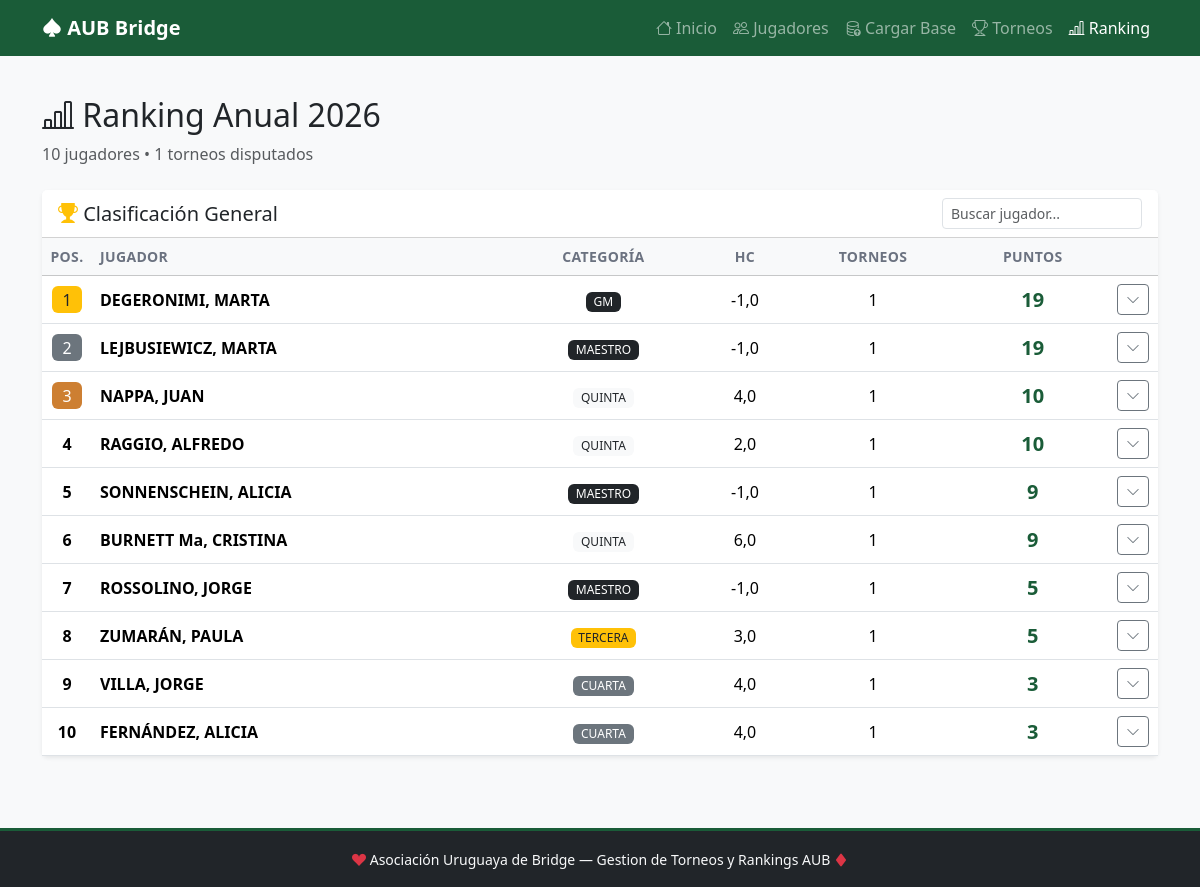
The page /ranking/ on the database its author committed.
### bridge/models.py (models this page shows, shortened)
class Jugador(models.Model):
    nombre = models.CharField(max_length=100)
    apellido = models.CharField(max_length=100)
    handicap = models.FloatField(default=0)
    puntos = models.FloatField(null=True, blank=True, default=0)
    cn_totales = models.IntegerField(null=True, blank=True, default=0)
    categoria = models.CharField(max_length=50, null=True, blank=True, default='')
    activo = models.BooleanField(default=True)
    created_at = models.DateTimeField(auto_now_add=True)
    class Meta:
        db_table = 'jugadores'
        ordering = ['apellido', 'nombre']

### bridge/views.py (the view)
# urls.py: path('ranking/', views.ranking, name='ranking'),
def ranking(request, anio=None):
    if anio is None:
        anio = date.today().year
    anios_disponibles = list(
        Torneo.objects.annotate(anio=ExtractYear('fecha'))
        .values_list('anio', flat=True)
        .distinct()
        .order_by('-anio')
    )
    if anio not in anios_disponibles and anios_disponibles:
        anio = anios_disponibles[0]
    torneos_anio = Torneo.objects.filter(
        fecha__year=anio,
        estado='equilibrado',
    ).order_by('-fecha')
    puntos_jugador = {}
    for torneo in torneos_anio:
        for pareja in torneo.parejas.all():
            if not pareja.puntos_ranking or pareja.puntos_ranking <= 0:
                continue
            pts = pareja.puntos_ranking
            tipo_label = TIPOS_TORNEO.get(torneo.tipo, torneo.tipo or '')
            for jugador in [pareja.jugador1, pareja.jugador2]:
                if jugador.id not in puntos_jugador:
                    puntos_jugador[jugador.id] = {
                        'jugador': jugador,
                        'puntos_total': 0,
                        'torneos_jugados': 0,
                        'detalle': [],
                    }
                puntos_jugador[jugador.id]['puntos_total'] += pts
                puntos_jugador[jugador.id]['torneos_jugados'] += 1
                puntos_jugador[jugador.id]['detalle'].append({
                    'torneo': torneo.nombre,
                    'fecha': torneo.fecha,
                    'tipo': tipo_label,
                    'posicion': pareja.posicion_final,
                    'direccion': pareja.direccion,
                    'puntos': pts,
                })
    ranking_list = sorted(
        puntos_jugador.values(),
        key=lambda x: x['puntos_total'],
        reverse=True,
    )
    return render(request, 'ranking.html', {
        'ranking': ranking_list,
        'anio': anio,
        'anios_disponibles': anios_disponibles,
        'total_torneos': len(torneos_anio),
    })

### templates/ranking.html (shortened to what this page needs)
{% extends "base.html" %}
{% block content %}
<div class="d-flex justify-content-between align-items-center mb-4">
    <div>
        <h2><i class="bi bi-bar-chart-line"></i> Ranking Anual {{ anio }}</h2>
        <p class="text-muted mb-0">
            {{ ranking|length }} jugadores &bull; {{ total_torneos }} torneos disputados
        </p>
    </div>
</div>
{% if ranking %}
<div class="card border-0 shadow-sm">
    <div class="card-header bg-white d-flex justify-content-between align-items-center">
        <h5 class="mb-0">
            <i class="bi bi-trophy-fill text-warning"></i> Clasificación General
        </h5>
        <input type="text" id="buscar-ranking" class="form-control form-control-sm"
               placeholder="Buscar jugador..." style="width: 200px;">
    </div>
    <div class="card-body p-0">
        <div class="table-responsive">
            <table class="table table-hover mb-0" id="tabla-ranking">
                <thead class="table-light">
                    <tr>
                        <th class="text-center" style="width:50px">Pos.</th>
                        <th>Jugador</th>
                        <th class="text-center">Categoría</th>
                        <th class="text-center">HC</th>
                        <th class="text-center">Torneos</th>
                        <th class="text-center fw-bold">Puntos</th>
                        <th class="text-center" style="width:50px"></th>
                    </tr>
                </thead>
                <tbody>
                    {% for item in ranking %}
                    <tr class="fila-ranking">
                        <td class="text-center fw-bold">
                            {% if forloop.counter == 1 %}
                                <span class="badge bg-warning text-dark fs-6">1</span>
                            {% elif forloop.counter == 2 %}
                                <span class="badge bg-secondary fs-6">2</span>
                            {% elif forloop.counter == 3 %}
                                <span class="badge bg-danger fs-6" style="background-color:#cd7f32!important">3</span>
                            {% else %}
                                {{ forloop.counter }}
                            {% endif %}
                        </td>
                        <td>
                            <span class="fw-semibold">{{ item.jugador.apellido }}, {{ item.jugador.nombre }}</span>
                        </td>
                        <td class="text-center">
                            {% if item.jugador.categoria %}
                            <span class="badge
                                {% if item.jugador.categoria == 'GM' or item.jugador.categoria == 'GRAN MAESTRO' or item.jugador.categoria == 'MAESTRO' %}bg-dark
                                {% elif item.jugador.categoria == 'SUPERIOR' %}bg-primary
                                {% elif item.jugador.categoria == 'PRIMERA' %}bg-success
                                {% elif item.jugador.categoria == 'SEGUNDA' %}bg-info text-dark
                                {% elif item.jugador.categoria == 'TERCERA' %}bg-warning text-dark
                                {% elif item.jugador.categoria == 'CUARTA' %}bg-secondary
                                {% else %}bg-light text-dark
                                {% endif %}
                            ">{{ item.jugador.categoria }}</span>
                            {% endif %}
                        </td>
                        <td class="text-center">{{ item.jugador.handicap }}</td>
                        <td class="text-center">{{ item.torneos_jugados }}</td>
                        <td class="text-center">
                            <span class="fw-bold fs-5 text-bridge">{{ item.puntos_total|floatformat:0 }}</span>
                        </td>
                        <td class="text-center">
                            <button type="button" class="btn btn-sm btn-outline-secondary btn-detalle-ranking"
                                    data-bs-toggle="collapse"
                                    data-bs-target="#detalle-{{ item.jugador.id }}">
                                <i class="bi bi-chevron-down"></i>
                            </button>
                        </td>
                    </tr>
                    {% endfor %}
                </tbody>
            </table>
        </div>
    </div>
</div>
{% endif %}
{% endblock %}

### templates/base.html (shortened to what this page needs)
{% load static %}
<!DOCTYPE html>
<html lang="es">
<head>
    <link href="https://cdn.jsdelivr.net/npm/bootstrap@5.3.3/dist/css/bootstrap.min.css" rel="stylesheet">
    <link href="https://cdn.jsdelivr.net/npm/bootstrap-icons@1.11.3/font/bootstrap-icons.min.css" rel="stylesheet">
    <link href="{% static 'css/style.css' %}" rel="stylesheet">
</head>
<body>
    <nav class="navbar navbar-expand-lg navbar-dark bg-bridge">
        <div class="container">
            <a class="navbar-brand fw-bold" href="{% url 'index' %}">
                <i class="bi bi-suit-spade-fill"></i> AUB Bridge
            </a>
            <div class="collapse navbar-collapse" id="navbarNav">
                <ul class="navbar-nav ms-auto">
                    <li class="nav-item">
                        <a class="nav-link {% if request.resolver_match.url_name == 'index' %}active{% endif %}"
                           href="{% url 'index' %}">
                            <i class="bi bi-house"></i> Inicio
                        </a>
                    </li>
                    <li class="nav-item">
                        <a class="nav-link {% if request.resolver_match.url_name == 'jugadores' %}active{% endif %}"
                           href="{% url 'jugadores' %}">
                            <i class="bi bi-people"></i> Jugadores
                        </a>
                    </li>
                    <li class="nav-item">
                        <a class="nav-link {% if request.resolver_match.url_name == 'cargar_base' or request.resolver_match.url_name == 'cargar_base_confirmar' %}active{% endif %}"
                           href="{% url 'cargar_base' %}">
                            <i class="bi bi-database-up"></i> Cargar Base
                        </a>
                    </li>
                    <li class="nav-item">
                        <a class="nav-link {% if request.resolver_match.url_name == 'torneos' or request.resolver_match.url_name == 'torneo_nuevo' or request.resolver_match.url_name == 'torneo_detalle' %}active{% endif %}"
                           href="{% url 'torneos' %}">
                            <i class="bi bi-trophy"></i> Torneos
                        </a>
                    </li>
                    <li class="nav-item">
                        <a class="nav-link {% if request.resolver_match.url_name == 'ranking' or request.resolver_match.url_name == 'ranking_anio' %}active{% endif %}"
                           href="{% url 'ranking' %}">
                            <i class="bi bi-bar-chart-line"></i> Ranking
                        </a>
                    </li>
                </ul>
            </div>
        </div>
    </nav>
    <main class="container my-4">
        {% block content %}{% endblock %}
    </main>
    <footer class="bg-dark text-light py-3 mt-5">
        <div class="container text-center">
            <small>
                <i class="bi bi-suit-heart-fill text-danger"></i>
                Asociación Uruguaya de Bridge &mdash; Gestion de Torneos y Rankings AUB
                <i class="bi bi-suit-diamond-fill text-danger"></i>
            </small>
        </div>
    </footer>
</body>
</html>

### static/css/style.css (style rules this page uses)
:root { --bridge-green: #1a5c38; --bridge-green-light: #237a4b; --bridge-green-dark: #12432a; --ns-color: #2563eb; --eo-color: #dc2626; }
.bg-bridge { background-color: var(--bridge-green) !important; }
.text-bridge { color: var(--bridge-green) !important; }
.card { transition: transform 0.15s ease; }
.table th { font-weight: 600; font-size: 0.875rem; text-transform: uppercase; letter-spacing: 0.025em; color: #6b7280; }
.table td { vertical-align: middle; }
.badge { font-weight: 500; }
footer { border-top: 3px solid var(--bridge-green); }
body { background-color: #f8f9fa; min-height: 100vh; display: flex; flex-direction: column; }
main { flex: 1; }

### rows shown on the page
Jugador: shows "1", jugador.apellido "DEGERONIMI", jugador.nombre "MARTA", jugador.categoria "GM", jugador.handicap "-1,0", torneos_jugados "1", puntos_total "19"
Jugador: shows "2", jugador.apellido "LEJBUSIEWICZ", jugador.nombre "MARTA", jugador.categoria "MAESTRO", jugador.handicap "-1,0", torneos_jugados "1", puntos_total "19"
Jugador: shows "3", jugador.apellido "NAPPA", jugador.nombre "JUAN", jugador.categoria "QUINTA", jugador.handicap "4,0", torneos_jugados "1", puntos_total "10"
Jugador: jugador.apellido "RAGGIO", jugador.nombre "ALFREDO", jugador.categoria "QUINTA", jugador.handicap "2,0", torneos_jugados "1", puntos_total "10"
Jugador: jugador.apellido "SONNENSCHEIN", jugador.nombre "ALICIA", jugador.categoria "MAESTRO", jugador.handicap "-1,0", torneos_jugados "1", puntos_total "9"
Jugador: jugador.apellido "BURNETT Ma", jugador.nombre "CRISTINA", jugador.categoria "QUINTA", jugador.handicap "6,0", torneos_jugados "1", puntos_total "9"
Jugador: jugador.apellido "ROSSOLINO", jugador.nombre "JORGE", jugador.categoria "MAESTRO", jugador.handicap "-1,0", torneos_jugados "1", puntos_total "5"
Jugador: jugador.apellido "ZUMARÁN", jugador.nombre "PAULA", jugador.categoria "TERCERA", jugador.handicap "3,0", torneos_jugados "1", puntos_total "5"
Jugador: jugador.apellido "VILLA", jugador.nombre "JORGE", jugador.categoria "CUARTA", jugador.handicap "4,0", torneos_jugados "1", puntos_total "3"
Jugador: jugador.apellido "FERNÁNDEZ", jugador.nombre "ALICIA", jugador.categoria "CUARTA", jugador.handicap "4,0", torneos_jugados "1", puntos_total "3"

### other values the page prints
{{ anio }} "2026"
{{ ranking|length }} "10"
{{ total_torneos }} "1"
